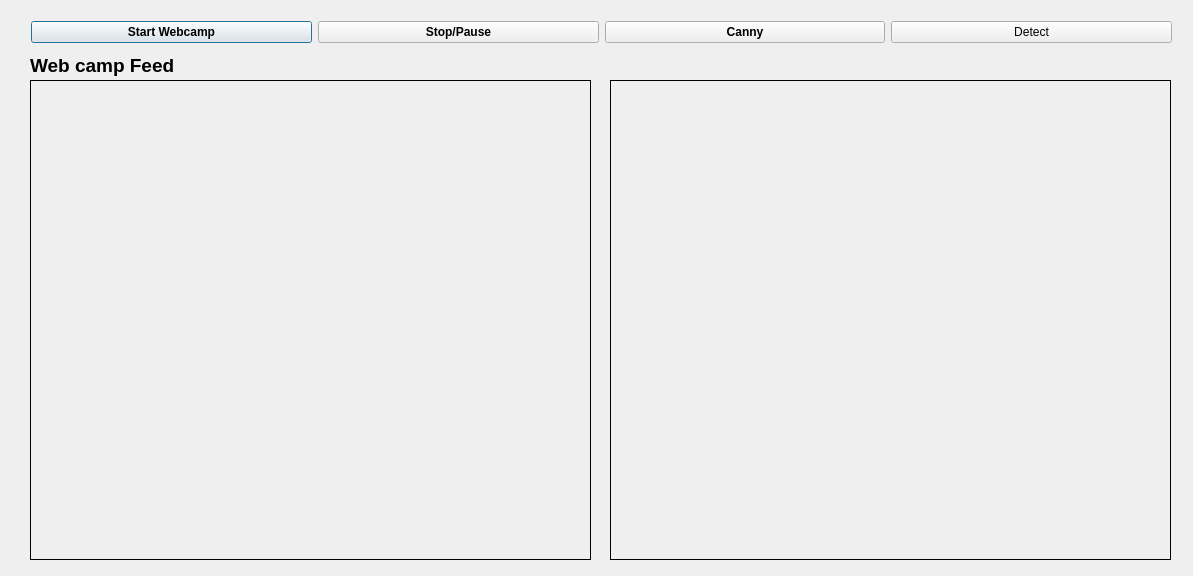
<?xml version="1.0" encoding="UTF-8"?>
<ui version="4.0">
 <class>Dialog</class>
 <widget class="QDialog" name="Dialog">
  <property name="geometry">
   <rect>
    <x>0</x>
    <y>0</y>
    <width>1193</width>
    <height>576</height>
   </rect>
  </property>
  <property name="windowTitle">
   <string>Dialog</string>
  </property>
  <widget class="QLabel" name="lbl_webcamfeed">
   <property name="geometry">
    <rect>
     <x>30</x>
     <y>80</y>
     <width>561</width>
     <height>480</height>
    </rect>
   </property>
   <property name="frameShape">
    <enum>QFrame::Box</enum>
   </property>
   <property name="text">
    <string/>
   </property>
  </widget>
  <widget class="QLabel" name="lbl_webcam_feed">
   <property name="geometry">
    <rect>
     <x>30</x>
     <y>50</y>
     <width>161</width>
     <height>31</height>
    </rect>
   </property>
   <property name="font">
    <font>
     <pointsize>14</pointsize>
     <weight>75</weight>
     <bold>true</bold>
    </font>
   </property>
   <property name="text">
    <string>Web camp Feed</string>
   </property>
  </widget>
  <widget class="QLabel" name="lbl_processed_webcamfeed">
   <property name="geometry">
    <rect>
     <x>610</x>
     <y>80</y>
     <width>561</width>
     <height>480</height>
    </rect>
   </property>
   <property name="frameShape">
    <enum>QFrame::Box</enum>
   </property>
   <property name="text">
    <string/>
   </property>
  </widget>
  <widget class="QWidget" name="">
   <property name="geometry">
    <rect>
     <x>31</x>
     <y>20</y>
     <width>1141</width>
     <height>25</height>
    </rect>
   </property>
   <layout class="QHBoxLayout" name="horizontalLayout">
    <item>
     <widget class="QPushButton" name="btn_start">
      <property name="font">
       <font>
        <weight>75</weight>
        <bold>true</bold>
       </font>
      </property>
      <property name="text">
       <string>Start Webcamp</string>
      </property>
     </widget>
    </item>
    <item>
     <widget class="QPushButton" name="btn_stop">
      <property name="font">
       <font>
        <weight>75</weight>
        <bold>true</bold>
       </font>
      </property>
      <property name="text">
       <string>Stop/Pause</string>
      </property>
     </widget>
    </item>
    <item>
     <widget class="QPushButton" name="btn_canny">
      <property name="font">
       <font>
        <weight>75</weight>
        <bold>true</bold>
       </font>
      </property>
      <property name="text">
       <string>Canny</string>
      </property>
     </widget>
    </item>
    <item>
     <widget class="QPushButton" name="btn_detect">
      <property name="text">
       <string>Detect</string>
      </property>
     </widget>
    </item>
   </layout>
  </widget>
 </widget>
 <resources/>
 <connections/>
</ui>
